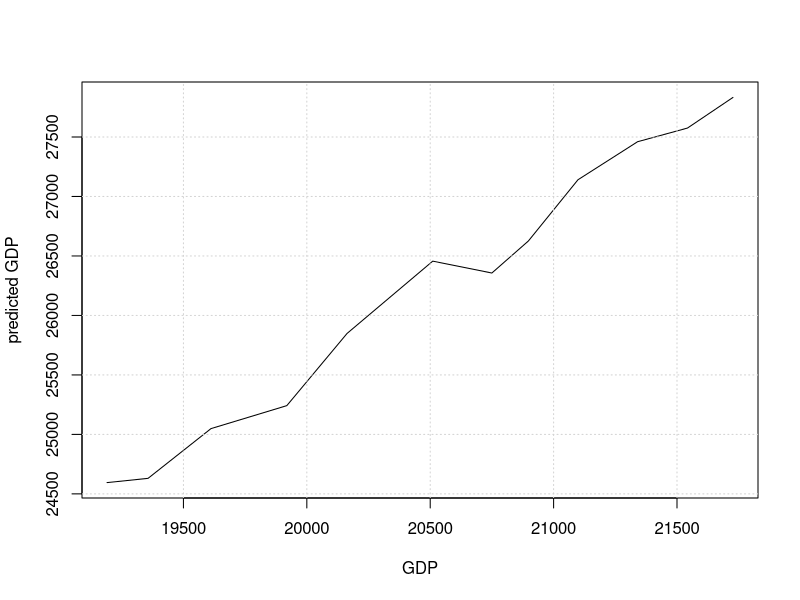
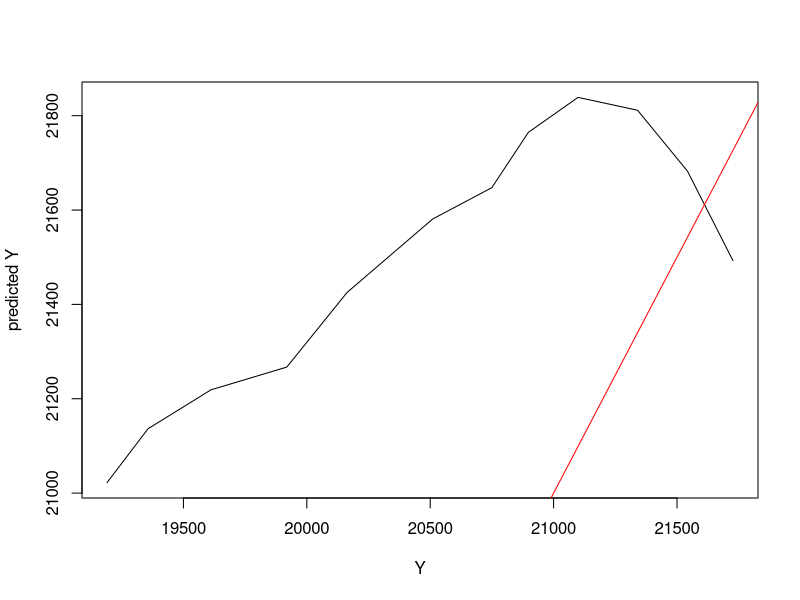
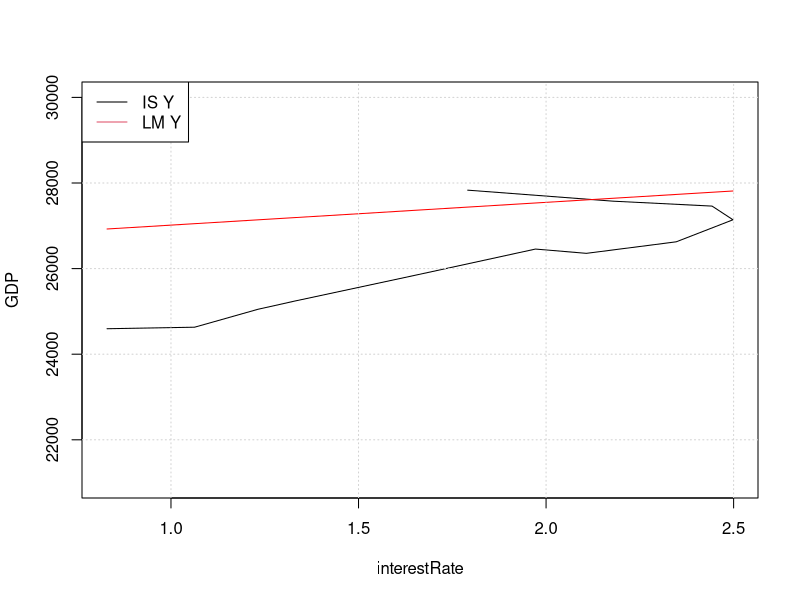

Write R code to recreate these figures, in order.
## ---- chunk 1
knitr::opts_chunk$set(echo = TRUE)
## ---- chunk 2

ISLMdata = data.frame(
  
  # consumpton  
  Consum = c(13104.43333, 13212.5, 13345.06667,
             13586.26667, 13728.33333, 13939.83333,
             14114.53333, 14211.9, 14266.26667,
             14511.16667, 14678.2, 14789.26667),
  
  # GDP, aggregate demand                
  Y = c(19190.431, 19356.649, 19611.704, 19918.91,
        20163.159, 20510.177, 20749.752, 20897.804,
        21098.827, 21340.267, 21542.54,  21726.779),
  
  # Government spending                
  G_spend = c(6526.927, 6525.904, 6623.281, 6713.611,
              6806.73, 6901.58, 6971.018, 7042.209,
              7149.65, 7292.506, 7359.535, 7424.398),
  
  # Gross domestic savings                
  personalSavings = c(3600.665, 3613.782, 3658.564, 3632.806,
                      3826.156, 3753.84, 3814.944, 3785.88,
                      3909.787, 3866.799, 3826.739, 3840.0),
  
  # M1 money supply, cash and checking deposits              
  M1 = c(3405.461538, 3498.1, 3570.161538, 3613.338462,
         3639.484615, 3658.723077, 3688.038462,
         3719.442857, 3743.891667, 3796.215385,
         3867.964286, 3950.738462),
  
  # M2 money supply  M1 + easily convertible               
  M2 = c(13332.09231, 13515.83846, 13659.85385,
         13794.4, 13892.84615, 14045.68462,
         14186.1, 14275.91429, 14464.79167,
         14645.46154, 14932.30714, 15243.2),
  
  # Government revenue                
  Taxes = c(1987.626, 2003.74, 2042.913, 2042.372,
            1921.492, 1943.529, 1971.38, 1987.923,
            2018.649, 2027.559, 2028.389, 2030.0 ),
  
  
  # velocity of money; how many times $ changes hands                
  Vel_M1 = c(5.623, 5.529, 5.493, 5.513, 5.534,
             5.605, 5.625, 5.616, 5.636, 5.613,
             5.564, 5.5),
  
  # net exports $ value of exports - imports                
  Nx = c(-570.922, -583.726, -550.586, -596.11,
         -628.967, -568.391, -671.353, -684.148,
         -633.848, -662.66,  -653.032, -577.381),
  
  # consumer price index                
  CPI = c(243.822, 244.0543333, 245.359, 247.25,
          249.2346667, 250.591, 251.8826667,
          252.6973333, 253.2753333, 255.1706667,
          256.3246667, 257.8323333),
  
  # interest rate, %                
  fedRate = c(0.7,0.95, 1.153, 1.203, 1.446, 1.737,
              1.923, 2.22, 2.403, 2.397, 2.19, 1.643),
  # libor %
  libor=c(0.829557031, 1.06296541, 1.231578281,
          1.330114127, 1.653367302, 1.971670645,
          2.107461406, 2.34698, 2.49826381,
          2.442525738, 2.178625385, 1.791037656 ),
  
  # investment                
  Invest = c(3140.293, 3167.926, 3225.247, 3262.117,
             3311.826, 3296.571, 3404.226, 3429.477,
             3481.088, 3424.653, 3416.18,  3363.567 )
)


## ---- chunk 3

pIndex = ISLMdata$CPI/ISLMdata$CPI[1] # normalize CPI
MoverP = ISLMdata$M1/pIndex
ISLMdata$'MoverP'= MoverP
attach(ISLMdata)

MPC = Consum/Y  # marginal propensity to consume, quarterly
interestRate = libor
 # constant $ money supply Gross $$ divided by P

attach(ISLMdata)

## ---- chunk 4

consumpFcn=glm(Consum~(Y-Taxes)) # Y-Taxes is disposable income
summary(consumpFcn)
#get the coefficients for later use
C0 = as.numeric(consumpFcn$coefficients[1])
b = as.numeric(consumpFcn$coefficients[2])

## ---- chunk 5

investFcn = glm(Invest ~ Y + interestRate)
summary(investFcn)
I0 = investFcn$coefficients[1]
dY = investFcn$coefficients[2]
dInt = investFcn$coefficients[3]
## ---- chunk 6
moneyFcn = glm(MoverP ~ Y + interestRate)
summary(moneyFcn)
M0 = moneyFcn$coefficients[1]
m1 = moneyFcn$coefficients[2]
m2 = moneyFcn$coefficients[3]
## ---- chunk 7

IS_Y = function(C0, b, I0, dY, dInt, intRate, Tax, G, Nx){
  # C0, b:  coefficients from consumption function
  # I0, dY, dInt: coefficients from investment function
  # intRate:  interest rate
  # Tax, G, Nx: government spending, net exports, exogenous
  Y = (C0-b*Tax + +I0 + dInt*intRate + G + Nx)/(1-dY-b)
  return(Y)
}

# at each level of Y, plot predicted Y
plot(Y,IS_Y(C0, b, I0, dY, dInt, interestRate, Taxes, G_spend, Nx),
     ylab='predicted GDP', xlab='GDP', type='l')
grid()
## ---- chunk 8
IS_i =function(Y, C0, b, Tax, I0, dY,dInt, G, Nx){
  intR = (Y*(1-b)-C0+b*Tax-I0-dY-G_spend-Nx)/dInt
  return(intR)
}

IS_i(23500, C0, b, Taxes, I0, dY, dInt,5300, -450 )

## ---- chunk 9
LM_i = function(MoverP,Y, M0, m1, m2){
  intR = (MoverP - M0 - m1*Y)/m2
  return(intR)
}

LM_i(MoverP,Y, M0, m1, m2)
## ---- chunk 10
LM_Y = function(MoverP,intR, M0, m1, m2){
  Y = (MoverP-m2*intR)/m1
  return(Y)
}
## ---- chunk 11

plot(Y, IS_Y(C0, b, I0, dY, dInt, interestRate, 2000, 5300, -450) , 
     ylab = 'predicted Y', type='l')
abline(0,1, col='red')

# find equilibrium value
yLow=Y[1]
yHigh=Y[12]
yTry = (yLow+yHigh)/2

## ---- chunk 12
plot(interestRate, IS_Y(C0, b, I0, dY, dInt, interestRate, Taxes, G_spend, Nx), type='l', ylab = 'GDP', xlab = 'interestRate', ylim=c(21000,30000))
MoverP = 3350
lines(interestRate, LM_Y(MoverP,interestRate,M0,m1,m2), col='red')
grid()
legend('topleft', c('IS Y', 'LM Y'),lty=1, col=c(1,2))
